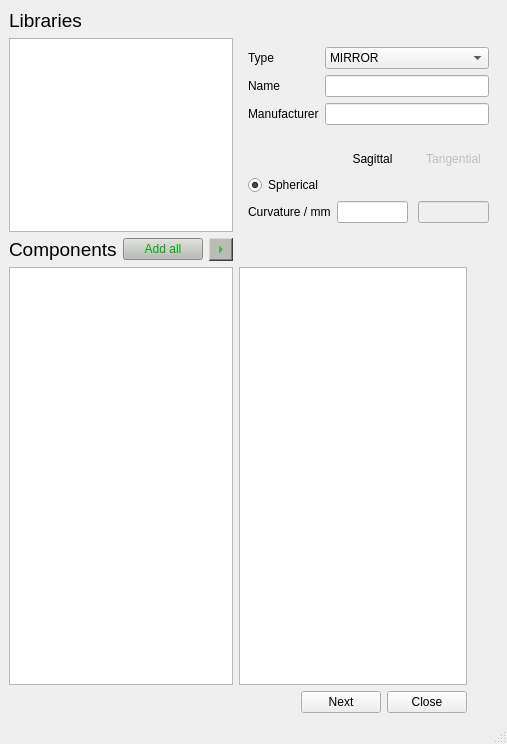
<?xml version="1.0" encoding="UTF-8"?>
<ui version="4.0">
 <class>MainWindow</class>
 <widget class="QMainWindow" name="MainWindow">
  <property name="enabled">
   <bool>true</bool>
  </property>
  <property name="geometry">
   <rect>
    <x>0</x>
    <y>0</y>
    <width>507</width>
    <height>744</height>
   </rect>
  </property>
  <property name="windowTitle">
   <string>Select Components</string>
  </property>
  <widget class="QWidget" name="centralwidget">
   <layout class="QGridLayout" name="gridLayout_3">
    <item row="0" column="0">
     <widget class="QLabel" name="label_7">
      <property name="font">
       <font>
        <pointsize>14</pointsize>
       </font>
      </property>
      <property name="text">
       <string>Libraries</string>
      </property>
     </widget>
    </item>
    <item row="3" column="0">
     <widget class="QLabel" name="label_8">
      <property name="font">
       <font>
        <pointsize>14</pointsize>
       </font>
      </property>
      <property name="text">
       <string>Components</string>
      </property>
     </widget>
    </item>
    <item row="7" column="0" colspan="3">
     <widget class="QListView" name="listView_lib_components"/>
    </item>
    <item row="1" column="3" colspan="5">
     <widget class="QFrame" name="gridFrame">
      <layout class="QGridLayout" name="gridLayout">
       <item row="1" column="1">
        <widget class="QLineEdit" name="edit_name"/>
       </item>
       <item row="1" column="0">
        <widget class="QLabel" name="label_2">
         <property name="text">
          <string>Name</string>
         </property>
        </widget>
       </item>
       <item row="0" column="0">
        <widget class="QLabel" name="label">
         <property name="text">
          <string>Type</string>
         </property>
        </widget>
       </item>
       <item row="0" column="1">
        <widget class="QComboBox" name="comboBox_type">
         <item>
          <property name="text">
           <string>MIRROR</string>
          </property>
         </item>
         <item>
          <property name="text">
           <string>LENS</string>
          </property>
         </item>
        </widget>
       </item>
       <item row="2" column="0">
        <widget class="QLabel" name="label_3">
         <property name="text">
          <string>Manufacturer</string>
         </property>
        </widget>
       </item>
       <item row="2" column="1">
        <widget class="QLineEdit" name="edit_manufacturer"/>
       </item>
      </layout>
     </widget>
    </item>
    <item row="2" column="3" colspan="5">
     <widget class="QFrame" name="gridFrame">
      <layout class="QGridLayout" name="gridLayout_2">
       <item row="0" column="2">
        <spacer name="horizontalSpacer_2">
         <property name="orientation">
          <enum>Qt::Horizontal</enum>
         </property>
         <property name="sizeHint" stdset="0">
          <size>
           <width>40</width>
           <height>20</height>
          </size>
         </property>
        </spacer>
       </item>
       <item row="2" column="1">
        <widget class="QLineEdit" name="edit_curvature_sagittal"/>
       </item>
       <item row="0" column="1">
        <widget class="QLabel" name="label_4">
         <property name="layoutDirection">
          <enum>Qt::LeftToRight</enum>
         </property>
         <property name="text">
          <string>Sagittal</string>
         </property>
         <property name="alignment">
          <set>Qt::AlignCenter</set>
         </property>
        </widget>
       </item>
       <item row="2" column="0">
        <widget class="QLabel" name="label_5">
         <property name="text">
          <string>Curvature / mm</string>
         </property>
        </widget>
       </item>
       <item row="2" column="2">
        <spacer name="horizontalSpacer_3">
         <property name="orientation">
          <enum>Qt::Horizontal</enum>
         </property>
         <property name="sizeHint" stdset="0">
          <size>
           <width>40</width>
           <height>20</height>
          </size>
         </property>
        </spacer>
       </item>
       <item row="2" column="3">
        <widget class="QLineEdit" name="edit_curvature_tangential">
         <property name="enabled">
          <bool>false</bool>
         </property>
        </widget>
       </item>
       <item row="1" column="0">
        <widget class="QRadioButton" name="radioButton_is_spherical">
         <property name="enabled">
          <bool>true</bool>
         </property>
         <property name="acceptDrops">
          <bool>false</bool>
         </property>
         <property name="text">
          <string>Spherical</string>
         </property>
         <property name="checked">
          <bool>true</bool>
         </property>
        </widget>
       </item>
       <item row="0" column="0">
        <spacer name="horizontalSpacer">
         <property name="orientation">
          <enum>Qt::Horizontal</enum>
         </property>
         <property name="sizeHint" stdset="0">
          <size>
           <width>40</width>
           <height>20</height>
          </size>
         </property>
        </spacer>
       </item>
       <item row="0" column="3">
        <widget class="QLabel" name="label_6">
         <property name="enabled">
          <bool>false</bool>
         </property>
         <property name="text">
          <string>Tangential</string>
         </property>
         <property name="alignment">
          <set>Qt::AlignCenter</set>
         </property>
        </widget>
       </item>
      </layout>
     </widget>
    </item>
    <item row="3" column="2">
     <widget class="QToolButton" name="toolButton_add_component">
      <property name="sizePolicy">
       <sizepolicy hsizetype="Minimum" vsizetype="Fixed">
        <horstretch>0</horstretch>
        <verstretch>0</verstretch>
       </sizepolicy>
      </property>
      <property name="styleSheet">
       <string notr="true">color: rgb(0, 170, 0);
background-color: rgb(186, 189, 182);</string>
      </property>
      <property name="text">
       <string>...</string>
      </property>
      <property name="autoRaise">
       <bool>false</bool>
      </property>
      <property name="arrowType">
       <enum>Qt::RightArrow</enum>
      </property>
     </widget>
    </item>
    <item row="1" column="0" rowspan="2" colspan="3">
     <widget class="QListView" name="listView_libraries"/>
    </item>
    <item row="3" column="1">
     <widget class="QPushButton" name="pushButton_add_all">
      <property name="styleSheet">
       <string notr="true">color: rgb(0, 170, 0);
background-color: rgb(186, 189, 182);</string>
      </property>
      <property name="text">
       <string>Add all</string>
      </property>
     </widget>
    </item>
    <item row="7" column="3" colspan="4">
     <widget class="QListView" name="listView_temporary_component"/>
    </item>
    <item row="9" column="5">
     <widget class="QPushButton" name="button_next">
      <property name="text">
       <string>Next</string>
      </property>
     </widget>
    </item>
    <item row="9" column="6">
     <widget class="QPushButton" name="button_close">
      <property name="text">
       <string>Close</string>
      </property>
     </widget>
    </item>
   </layout>
  </widget>
  <widget class="QStatusBar" name="statusbar"/>
 </widget>
 <resources/>
 <connections/>
</ui>
